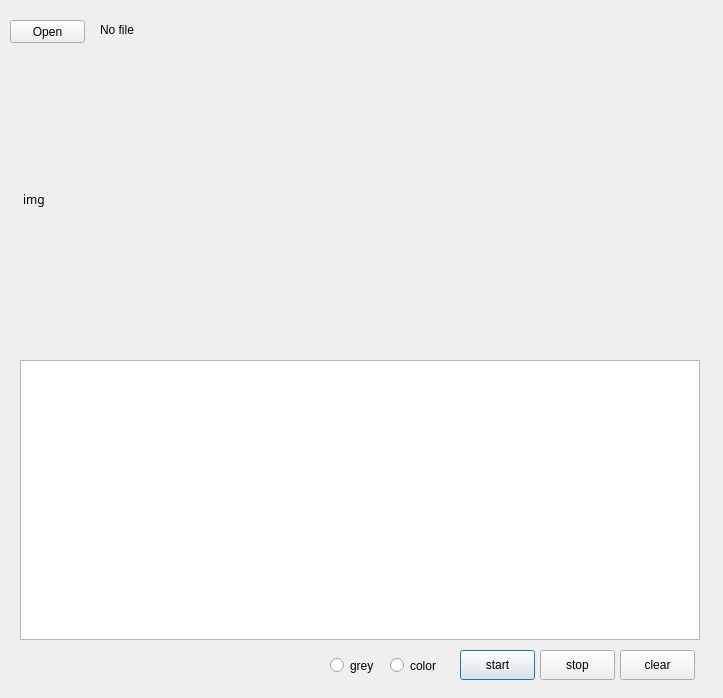
<?xml version="1.0" encoding="UTF-8"?>
<ui version="4.0">
 <class>Dialog</class>
 <widget class="QDialog" name="Dialog">
  <property name="enabled">
   <bool>true</bool>
  </property>
  <property name="geometry">
   <rect>
    <x>0</x>
    <y>0</y>
    <width>723</width>
    <height>698</height>
   </rect>
  </property>
  <property name="windowTitle">
   <string>Pixel art</string>
  </property>
  <widget class="QLabel" name="label_filename">
   <property name="geometry">
    <rect>
     <x>100</x>
     <y>20</y>
     <width>500</width>
     <height>20</height>
    </rect>
   </property>
   <property name="text">
    <string>No file</string>
   </property>
  </widget>
  <widget class="QPushButton" name="pushButton_start">
   <property name="geometry">
    <rect>
     <x>460</x>
     <y>650</y>
     <width>75</width>
     <height>30</height>
    </rect>
   </property>
   <property name="text">
    <string>start</string>
   </property>
  </widget>
  <widget class="QPushButton" name="pushButton_stop">
   <property name="geometry">
    <rect>
     <x>540</x>
     <y>650</y>
     <width>75</width>
     <height>30</height>
    </rect>
   </property>
   <property name="text">
    <string>stop</string>
   </property>
  </widget>
  <widget class="QPushButton" name="pushButton_open">
   <property name="geometry">
    <rect>
     <x>10</x>
     <y>20</y>
     <width>75</width>
     <height>23</height>
    </rect>
   </property>
   <property name="text">
    <string>Open</string>
   </property>
  </widget>
  <widget class="QTextEdit" name="textEdit_contents">
   <property name="geometry">
    <rect>
     <x>20</x>
     <y>360</y>
     <width>680</width>
     <height>280</height>
    </rect>
   </property>
   <property name="font">
    <font>
     <family>바탕체</family>
     <pointsize>6</pointsize>
     <weight>50</weight>
     <bold>false</bold>
    </font>
   </property>
  </widget>
  <widget class="QLabel" name="label_image">
   <property name="geometry">
    <rect>
     <x>20</x>
     <y>59</y>
     <width>680</width>
     <height>281</height>
    </rect>
   </property>
   <property name="font">
    <font>
     <family>굴림</family>
     <pointsize>9</pointsize>
    </font>
   </property>
   <property name="toolTip">
    <string/>
   </property>
   <property name="frameShadow">
    <enum>QFrame::Sunken</enum>
   </property>
   <property name="text">
    <string> img</string>
   </property>
  </widget>
  <widget class="QPushButton" name="pushButton_clear">
   <property name="geometry">
    <rect>
     <x>620</x>
     <y>650</y>
     <width>75</width>
     <height>30</height>
    </rect>
   </property>
   <property name="text">
    <string>clear</string>
   </property>
  </widget>
  <widget class="QRadioButton" name="radioButton">
   <property name="geometry">
    <rect>
     <x>330</x>
     <y>658</y>
     <width>60</width>
     <height>15</height>
    </rect>
   </property>
   <property name="text">
    <string>grey</string>
   </property>
  </widget>
  <widget class="QRadioButton" name="radioButton_2">
   <property name="geometry">
    <rect>
     <x>390</x>
     <y>658</y>
     <width>60</width>
     <height>15</height>
    </rect>
   </property>
   <property name="text">
    <string>color</string>
   </property>
  </widget>
 </widget>
 <resources/>
 <connections>
  <connection>
   <sender>pushButton_start</sender>
   <signal>clicked()</signal>
   <receiver>Dialog</receiver>
   <slot>start()</slot>
   <hints>
    <hint type="sourcelabel">
     <x>497</x>
     <y>640</y>
    </hint>
    <hint type="destinationlabel">
     <x>160</x>
     <y>278</y>
    </hint>
   </hints>
  </connection>
  <connection>
   <sender>pushButton_stop</sender>
   <signal>clicked()</signal>
   <receiver>Dialog</receiver>
   <slot>stop()</slot>
   <hints>
    <hint type="sourcelabel">
     <x>574</x>
     <y>640</y>
    </hint>
    <hint type="destinationlabel">
     <x>180</x>
     <y>243</y>
    </hint>
   </hints>
  </connection>
  <connection>
   <sender>pushButton_clear</sender>
   <signal>clicked()</signal>
   <receiver>Dialog</receiver>
   <slot>clear()</slot>
   <hints>
    <hint type="sourcelabel">
     <x>657</x>
     <y>657</y>
    </hint>
    <hint type="destinationlabel">
     <x>429</x>
     <y>382</y>
    </hint>
   </hints>
  </connection>
  <connection>
   <sender>radioButton</sender>
   <signal>clicked(bool)</signal>
   <receiver>Dialog</receiver>
   <slot>rad_grey()</slot>
   <hints>
    <hint type="sourcelabel">
     <x>338</x>
     <y>669</y>
    </hint>
    <hint type="destinationlabel">
     <x>236</x>
     <y>382</y>
    </hint>
   </hints>
  </connection>
  <connection>
   <sender>radioButton_2</sender>
   <signal>clicked(bool)</signal>
   <receiver>Dialog</receiver>
   <slot>rad_color()</slot>
   <hints>
    <hint type="sourcelabel">
     <x>405</x>
     <y>666</y>
    </hint>
    <hint type="destinationlabel">
     <x>213</x>
     <y>382</y>
    </hint>
   </hints>
  </connection>
  <connection>
   <sender>pushButton_open</sender>
   <signal>clicked()</signal>
   <receiver>Dialog</receiver>
   <slot>read_csv()</slot>
   <hints>
    <hint type="sourcelabel">
     <x>58</x>
     <y>36</y>
    </hint>
    <hint type="destinationlabel">
     <x>276</x>
     <y>131</y>
    </hint>
   </hints>
  </connection>
 </connections>
 <slots>
  <slot>start()</slot>
  <slot>stop()</slot>
  <slot>slot_fileopen()</slot>
  <slot>loadImageFromFile()</slot>
  <slot>clear()</slot>
  <slot>rad_grey()</slot>
  <slot>rad_color()</slot>
  <slot>slot1()</slot>
  <slot>read_csv()</slot>
 </slots>
</ui>
